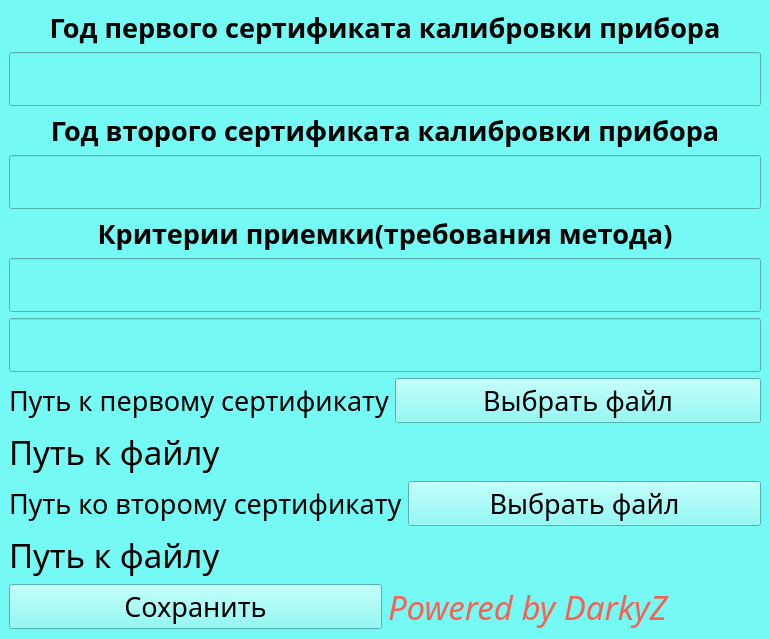
<?xml version="1.0" encoding="UTF-8"?>
<ui version="4.0">
 <class>MainWindow</class>
 <widget class="QMainWindow" name="MainWindow">
  <property name="geometry">
   <rect>
    <x>0</x>
    <y>0</y>
    <width>770</width>
    <height>598</height>
   </rect>
  </property>
  <property name="windowTitle">
   <string>MakeVerificationApp</string>
  </property>
  <widget class="QWidget" name="centralwidget">
   <property name="styleSheet">
    <string notr="true">background-color: rgb(117, 249, 244);
font-family: Noto Sans SC;
</string>
   </property>
   <layout class="QGridLayout" name="gridLayout_3">
    <item row="0" column="0">
     <layout class="QGridLayout" name="gridLayout">
      <item row="0" column="0">
       <layout class="QGridLayout" name="gridLayout_2">
        <item row="0" column="0">
         <layout class="QVBoxLayout" name="verticalLayout_5">
          <item>
           <layout class="QVBoxLayout" name="verticalLayout_3">
            <item>
             <layout class="QVBoxLayout" name="verticalLayout">
              <item>
               <widget class="QLabel" name="first_year_lbl">
                <property name="font">
                 <font>
                  <family>Noto Sans SC</family>
                  <pointsize>20</pointsize>
                  <weight>75</weight>
                  <bold>true</bold>
                 </font>
                </property>
                <property name="text">
                 <string>Год первого сертификата калибровки прибора</string>
                </property>
                <property name="alignment">
                 <set>Qt::AlignCenter</set>
                </property>
               </widget>
              </item>
              <item>
               <widget class="QLineEdit" name="first_year_line_edit">
                <property name="font">
                 <font>
                  <family>Noto Sans SC</family>
                  <pointsize>25</pointsize>
                 </font>
                </property>
               </widget>
              </item>
             </layout>
            </item>
            <item>
             <layout class="QVBoxLayout" name="verticalLayout_2">
              <item>
               <widget class="QLabel" name="second_year_lbl">
                <property name="font">
                 <font>
                  <family>Noto Sans SC</family>
                  <pointsize>20</pointsize>
                  <weight>75</weight>
                  <bold>true</bold>
                 </font>
                </property>
                <property name="text">
                 <string>Год второго сертификата калибровки прибора</string>
                </property>
                <property name="alignment">
                 <set>Qt::AlignCenter</set>
                </property>
               </widget>
              </item>
              <item>
               <widget class="QLineEdit" name="second_year_line_edit">
                <property name="font">
                 <font>
                  <family>Noto Sans SC</family>
                  <pointsize>25</pointsize>
                 </font>
                </property>
               </widget>
              </item>
             </layout>
            </item>
           </layout>
          </item>
          <item>
           <layout class="QVBoxLayout" name="verticalLayout_4">
            <item>
             <widget class="QLabel" name="method_lbl">
              <property name="font">
               <font>
                <family>Noto Sans SC</family>
                <pointsize>20</pointsize>
                <weight>75</weight>
                <bold>true</bold>
               </font>
              </property>
              <property name="text">
               <string>Критерии приемки(требования метода)</string>
              </property>
              <property name="alignment">
               <set>Qt::AlignCenter</set>
              </property>
             </widget>
            </item>
            <item>
             <widget class="QLineEdit" name="method_top_line_edit">
              <property name="font">
               <font>
                <family>Noto Sans SC</family>
                <pointsize>25</pointsize>
               </font>
              </property>
             </widget>
            </item>
            <item>
             <widget class="QLineEdit" name="method_bottom_line_edit">
              <property name="font">
               <font>
                <family>Noto Sans SC</family>
                <pointsize>25</pointsize>
               </font>
              </property>
             </widget>
            </item>
           </layout>
          </item>
         </layout>
        </item>
        <item row="1" column="0">
         <layout class="QVBoxLayout" name="verticalLayout_8">
          <item>
           <layout class="QVBoxLayout" name="verticalLayout_6">
            <item>
             <layout class="QHBoxLayout" name="horizontalLayout">
              <item>
               <widget class="QLabel" name="file_first_certify_lbl">
                <property name="font">
                 <font>
                  <family>Noto Sans SC</family>
                  <pointsize>20</pointsize>
                 </font>
                </property>
                <property name="text">
                 <string>Путь к первому сертификату</string>
                </property>
               </widget>
              </item>
              <item>
               <widget class="QPushButton" name="file_first_certify_btn">
                <property name="font">
                 <font>
                  <family>Noto Sans SC</family>
                  <pointsize>20</pointsize>
                 </font>
                </property>
                <property name="text">
                 <string>Выбрать файл</string>
                </property>
               </widget>
              </item>
             </layout>
            </item>
            <item>
             <widget class="QLabel" name="first_file_path">
              <property name="font">
               <font>
                <family>Noto Sans SC</family>
                <pointsize>25</pointsize>
               </font>
              </property>
              <property name="text">
               <string>Путь к файлу</string>
              </property>
             </widget>
            </item>
           </layout>
          </item>
          <item>
           <layout class="QVBoxLayout" name="verticalLayout_7">
            <item>
             <layout class="QHBoxLayout" name="horizontalLayout_2">
              <item>
               <widget class="QLabel" name="file_second_certify_lbl">
                <property name="font">
                 <font>
                  <family>Noto Sans SC</family>
                  <pointsize>20</pointsize>
                 </font>
                </property>
                <property name="text">
                 <string>Путь ко второму сертификату</string>
                </property>
               </widget>
              </item>
              <item>
               <widget class="QPushButton" name="file_second_certify_btn">
                <property name="font">
                 <font>
                  <family>Noto Sans SC</family>
                  <pointsize>20</pointsize>
                 </font>
                </property>
                <property name="text">
                 <string>Выбрать файл</string>
                </property>
               </widget>
              </item>
             </layout>
            </item>
            <item>
             <widget class="QLabel" name="second_file_path">
              <property name="font">
               <font>
                <family>Noto Sans SC</family>
                <pointsize>25</pointsize>
               </font>
              </property>
              <property name="text">
               <string>Путь к файлу</string>
              </property>
             </widget>
            </item>
           </layout>
          </item>
         </layout>
        </item>
       </layout>
      </item>
      <item row="1" column="0">
       <layout class="QHBoxLayout" name="horizontalLayout_3">
        <item>
         <widget class="QPushButton" name="save_btn">
          <property name="font">
           <font>
            <family>Noto Sans SC</family>
            <pointsize>20</pointsize>
           </font>
          </property>
          <property name="text">
           <string>Сохранить</string>
          </property>
         </widget>
        </item>
        <item>
         <widget class="QLabel" name="label">
          <property name="font">
           <font>
            <family>Noto Sans SC</family>
            <pointsize>25</pointsize>
            <italic>true</italic>
           </font>
          </property>
          <property name="mouseTracking">
           <bool>true</bool>
          </property>
          <property name="styleSheet">
           <string notr="true">color: rgb(246, 97, 81)</string>
          </property>
          <property name="text">
           <string>Powered by DarkyZ</string>
          </property>
          <property name="textFormat">
           <enum>Qt::AutoText</enum>
          </property>
          <property name="alignment">
           <set>Qt::AlignLeading|Qt::AlignLeft|Qt::AlignVCenter</set>
          </property>
         </widget>
        </item>
       </layout>
      </item>
     </layout>
    </item>
   </layout>
  </widget>
 </widget>
 <resources/>
 <connections/>
</ui>
